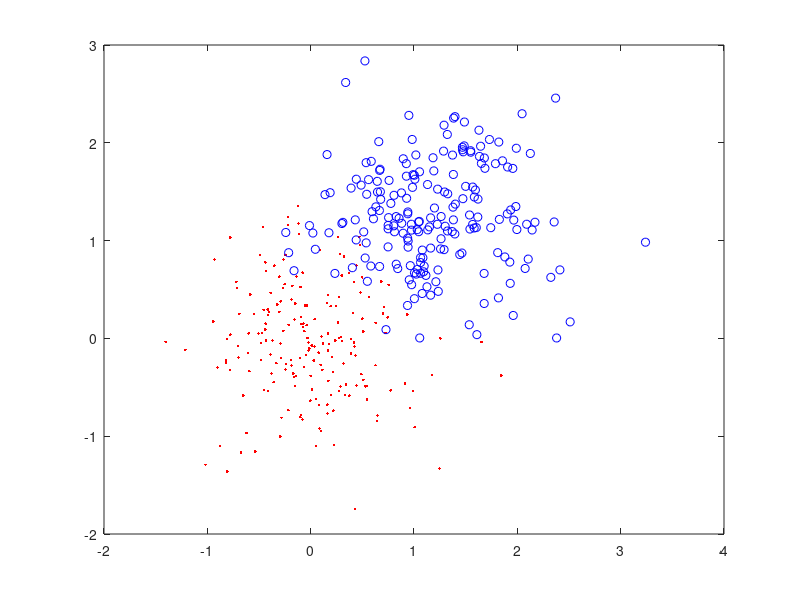

Recreate this plot in MATLAB. (Note: this script raises an error after producing the figure.)
% Example 2.4.1
% "Introduction to Pattern Recognition: A MATLAB Approach"
% S. Theodoridis, A. Pikrakis, K. Koutroumbas, D. Cavouras

close('all');
clear;

% Generate and plot X1
randn('seed',50)
m=[0 0; 1.2 1.2]'; % mean vectors
S=0.3*eye(2); % covariance matrix
points_per_class=[200 200];
X1=mvnrnd(m(:,1),S,points_per_class(1))';
X1=[X1 mvnrnd(m(:,2),S,points_per_class(2))'];
y1=[ones(1,points_per_class(1)) -ones(1,points_per_class(2))];

figure(1), plot(X1(1,y1==1),X1(2,y1==1),'r.', X1(1,y1==-1),X1(2,y1==-1),'bo')

% Generate X2
randn('seed',100)
X2=mvnrnd(m(:,1),S,points_per_class(1))';
X2=[X2 mvnrnd(m(:,2),S,points_per_class(2))'];
y2=[ones(1,points_per_class(1)) -ones(1,points_per_class(2))];

% Generate the required SVM classifier
kernel='linear';
kpar1=0;
kpar2=0;
% C=0.1; 
% C=0.2;
% C= 0.5;
% C=1;
% C=2;
C=20;
tol=0.001;
steps=100000;
eps=10^(-10);
method=0;
[alpha, w0, w, evals, stp, glob] = SMO2(X1', y1',kernel, kpar1, kpar2, C, tol, steps, eps, method);

% Compute the classification error on the training set
Pe_tr=sum((2*(w*X1-w0>0)-1).*y1<0)/length(y1)

% Compute the classification error on the test set
Pe_te=sum((2*(w*X2-w0>0)-1).*y2<0)/length(y2)

% Plot the classifier hyperplane
global figt4
figt4=2;
svcplot_book(X1',y1',kernel,kpar1,kpar2,alpha,-w0)

% Count the support vectors
sup_vec=sum(alpha>0)

% Compute the margin
marg=2/sqrt(sum(w.^2))

